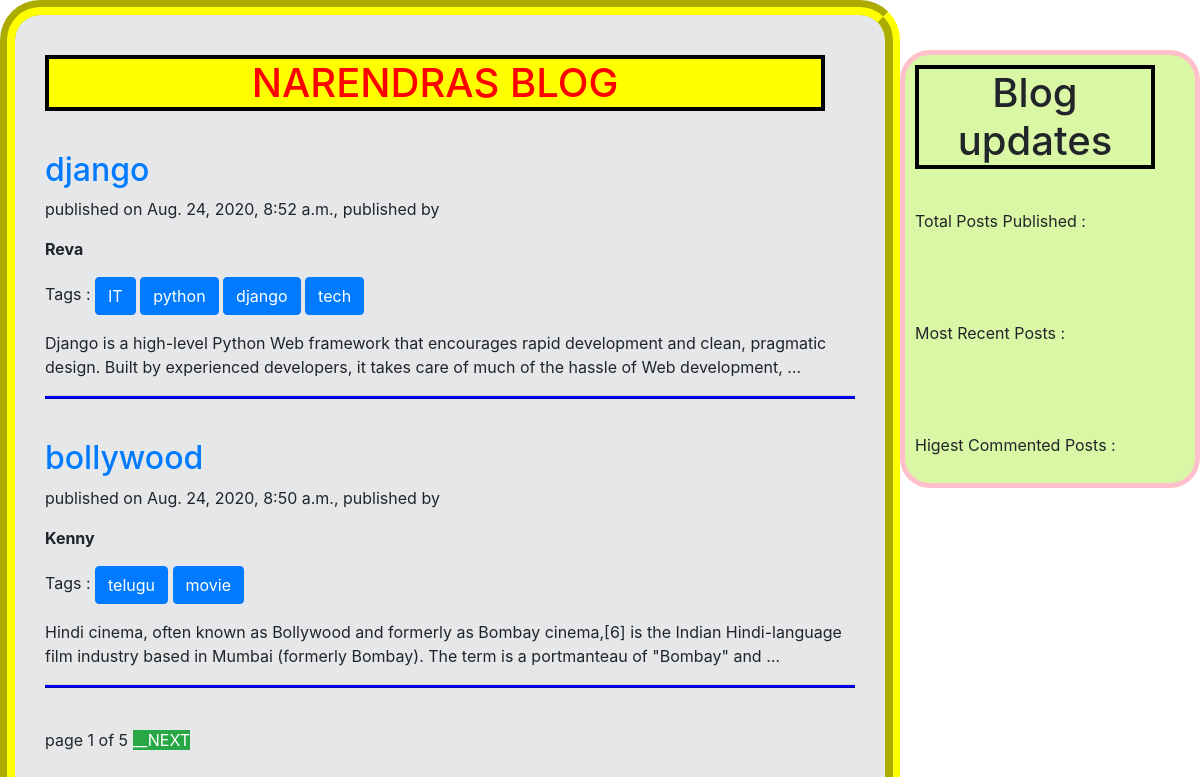
The page / on the database its author committed.
### blogapp/models.py (models this page shows, shortened)
class Post(models.Model):
    STATUS_CHOICES=(('draft','Draft'),('published','Published'))
    title=models.CharField(max_length=256)
    slug=models.SlugField(max_length=264,unique_for_date='publish')
    author=models.ForeignKey(User,on_delete=models.CASCADE,related_name='blog_posts')
    body=models.TextField()
    publish=models.DateTimeField(default=timezone.now)
    created=models.DateTimeField(auto_now_add=True)
    updated=models.DateTimeField(auto_now=True)
    status=models.CharField(max_length=10,choices=STATUS_CHOICES,default='draft')
    objects=CustomManager()
    tags=TaggableManager()
    class Meta :
        ordering=('-publish',)
    def get_absolute_url(self):
        return reverse('postdetails',args=[self.publish.year,self.publish.month,self.publish.day,self.slug])

### blogapp/views.py (the view)
# urls.py: path('',views.postview),
def postview(request,tagslug=None):
    t=False
    postlist=Post.objects.all()
    if tagslug:
        t=True
        tag=get_object_or_404(Tag,slug=tagslug)
        postlist=postlist.filter(tags__in= [tag])
    paginator = Paginator(postlist, 2)
    pagenumber= request.GET.get('page')
    try:
        postlist= paginator.page(pagenumber)
    except PageNotAnInteger:
        postlist= paginator.page(1)
    except EmptyPage:
        postlist= paginator.page(paginator.num_pages)
    return render(request,'test/postlist.html',{'postlist':postlist,'t':t})

### blogapp/models.py (called while the page is built)
    def get_queryset(self):
        return super().get_queryset().filter(status='published')

### templates/test/postlist.html (shortened to what this page needs)
<!DOCTYPE html
{%extends "test/base.html"%}
{%block content%}
  <h1 class='head'>NARENDRAS BLOG</h1>
    {%for post in postlist%}
     <h2><a href='{{post.get_absolute_url}}'>{{post.title}}</a></h2>
     <p>published on {{post.publish}}, published by <div class="author">{{post.author|title}}</div></p>
        <p>Tags : {%for tag in post.tags.all%}
            <a href="{%url 'postlist by tagname' tag.slug%}" , class='btn btn-primary'>{{tag.name}}</a>
          {%endfor%}       </p>
            {{post.body|truncatewords:30}}<br><hr class='line'><br>
          {%endfor%}
    {%include 'test/pagenation.html' with page=postlist%}
    <br><br><br><br>
{%endblock%}

### templates/test/base.html (shortened to what this page needs)
<!DOCTYPE html>
{%load blogtags%}
{%load staticfiles%}
<html lang="en" dir="ltr">
  <head>
    <link rel="stylesheet" href="https://stackpath.bootstrapcdn.com/bootstrap/4.5.2/css/bootstrap.min.css">
    <link rel="stylesheet" href="{%static "css/blogbases.css" %}">
  </head>
  <body>
    <div class="content">
      {%block content%}{%endblock%}
    </div>
    <div class="sidebar">
      <h1 class='blink'>Blog updates</h1>
      <p>Total Posts Published : {{totalposts}}</p><br><br><br>
      <p>Most Recent Posts :</p>
      <br><br><br>
      <p>Higest Commented Posts : </p>
    </div>
  </body>
</html>

### templates/test/pagenation.html (shortened to what this page needs)
<div class="paginator">
  <span>page {{page.number}} of {{page.paginator.num_pages}}</span>
   {%if page.has_next%}
   <a class='btn-success' href="?page={{page.next_page_number}}">__NEXT</a>
   {%endif%}
</div>

### static/css/blogbases.css (style rules this page uses)
.content { width:75%; float:left; background:#E5E7E9; padding-left: 30px; padding-top: 40px; padding-right: 30px; border:15px groove yellow; border-radius: 40px; }
.sidebar { width: 25%; height: 100%; float: right; background: #DAF7A6; padding: 10px; height: inherit; margin-top: 50px; border-radius: 30px; border: 5px solid pink; }
h1 { text-align: center; border: 4px solid black; margin-bottom:40px; margin-right: 30px; }
.blink { animation: blinker 1s linear infinite; }
body { background: white; }
.author { font-weight: bold; }
.line { border-bottom: 3px ridge blue; }
.head { background: yellow; color:red; }
h2 { text:red; }

### rows shown on the page
Post: title "django", publish "Aug. 24, 2020, 8:52 a.m.", author "Reva", body "Django is a high-level Python Web framework that encourages rapid development and clean, pragmatic design. Built by experienced developers, it takes care of much of the hassle of Web development, …"
Tag: name "IT"
Tag: name "python"
Tag: name "django"
Tag: name "tech"
Post: title "bollywood", publish "Aug. 24, 2020, 8:50 a.m.", author "Kenny", body "Hindi cinema, often known as Bollywood and formerly as Bombay cinema,[6] is the Indian Hindi-language film industry based in Mumbai (formerly Bombay). The term is a portmanteau of \"Bombay\" and …"
Tag: name "telugu"
Tag: name "movie"

### other values the page prints
{{ page.number }} "1"
{{ page.paginator.num_pages }} "5"
